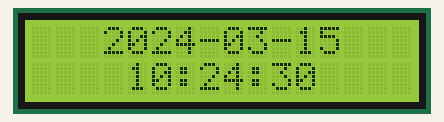
Bench run of a program on a simulated Raspberry Pi (BCM pin numbers). Parts: 16×2 character LCD. The clock reads 2024-03-15 10:24:30 at power-on unless the program sets it; library files of the repository ran but are not shown: lcd1602.py; what the program prints to the terminal is not drawn.

Above: at 0.1 s.
At 4.1 s:
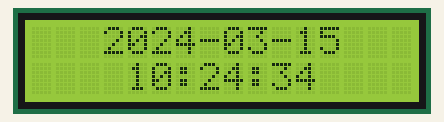
At 9.1 s:
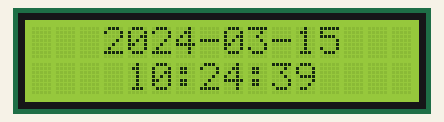
At 19.2 s:
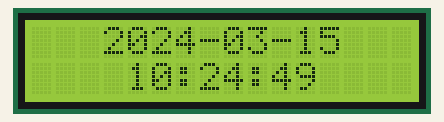
At 28.3 s:
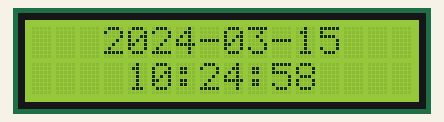
At 38.4 s:
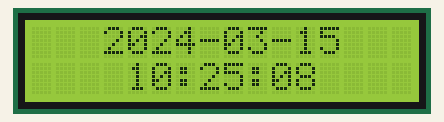

The program:

11_lcd1602.py
```python
#!/usr/bin/env python
import RPi.GPIO as GPIO
import time
import datetime as dt
from lcd1602 import Lcd1602

RS = 4
RW = 17
Enable = 27
Data = (5, 6, 13, 19, 26, 18, 23, 24)

if __name__ == '__main__':
    GPIO.setmode(GPIO.BCM)
    lcd = Lcd1602(RS, RW, Enable, Data)
    try:
        while True:
            now = dt.datetime.now()
            current_date = now.strftime('%Y-%m-%d')
            current_time = now.strftime('%H:%M:%S')
            lcd.send_string('   {}\n    {}'.format(current_date, current_time))
            time.sleep(1)
    except KeyboardInterrupt:
        print('')
        lcd.cleanup()
        GPIO.cleanup()
```

Measured:
- what the display in image 1 shows lasts 1.1 s, from 4.0 s to 5.1 s
